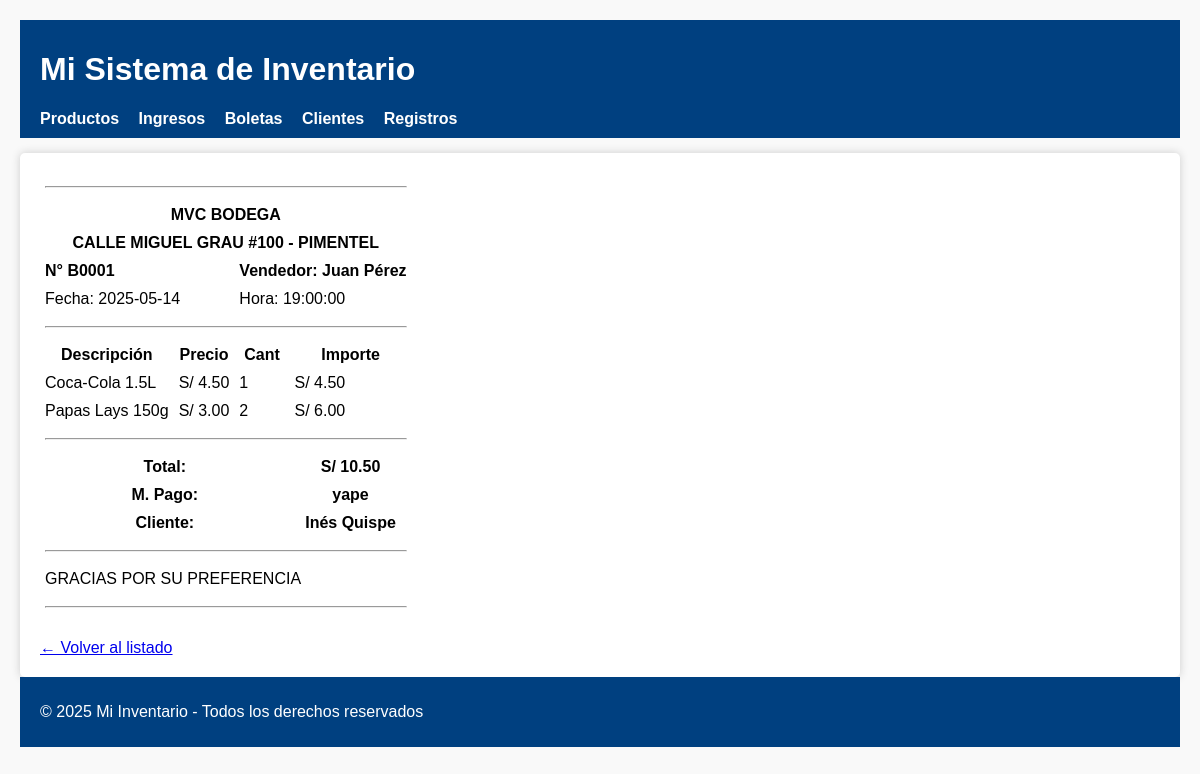
Screenshot of /?controller=boleta&action=show&id=1 with the database file from the repository.
### tables this page shows
CREATE TABLE boletas (
    id INT AUTO_INCREMENT PRIMARY KEY,
    numero_boleta VARCHAR(20) NOT NULL,
    fecha DATETIME NOT NULL DEFAULT CURRENT_TIMESTAMP,
    vendedor VARCHAR(100) NOT NULL,
    cliente_id INT,
    tipo_pago ENUM('efectivo', 'transferencia', 'yape') NOT NULL,
    total DECIMAL(10,2) NOT NULL,
    pagado BOOLEAN DEFAULT TRUE,
    FOREIGN KEY (cliente_id) REFERENCES clientes(id) ON DELETE SET NULL
);

CREATE TABLE detalles_boleta (
    id INT AUTO_INCREMENT PRIMARY KEY,
    boleta_id INT NOT NULL,
    producto_id INT NOT NULL,
    cantidad INT NOT NULL,
    importe DECIMAL(10,2) NOT NULL,
    FOREIGN KEY (boleta_id) REFERENCES boletas(id) ON DELETE CASCADE,
    FOREIGN KEY (producto_id) REFERENCES productos(id) ON DELETE CASCADE
);

CREATE TABLE productos (
    id INT AUTO_INCREMENT PRIMARY KEY,
    categoria VARCHAR(100) NOT NULL,
    descripcion TEXT NOT NULL,
    precio DECIMAL(10,2) NOT NULL,
    cantidad_existente INT NOT NULL DEFAULT 0
);

CREATE TABLE clientes (
    id INT AUTO_INCREMENT PRIMARY KEY,
    nombre VARCHAR(100) NOT NULL,
    telefono VARCHAR(20),
    direccion TEXT
);

### controllers/BoletaController.php (called while the page is built, shortened)
<?php
require_once BASE_PATH . '\models\Boleta.php';
class BoletaController
{
    private $boleta;
    public function __construct()
    {
        $database = new Database();
        $this->db = $database->conectar();
        $this->boleta = new Boleta($this->db);
    }
    public function show()
    {
        $id = $_GET['id'] ?? null;
        $boleta = $this->boleta->getBoleta($id);
        $detalle = $this->boleta->getDetalleBoleta($id);
        require BASE_PATH . '/views/boletas/show.php';
        require BASE_PATH . '/views/layout.php';
    }
}

### config/database.php (called while the page is built, shortened)
<?php
class Database
{
    private $host = "localhost";
    private $db_name = "inventario_app";
    private $username = "root";
    private $password = "";
    public function conectar()
    {
        $this->conn = null;
        try {
            $this->conn = new PDO("mysql:host={$this->host};dbname={$this->db_name};charset=utf8mb4", $this->username, $this->password);
            $this->conn->setAttribute(PDO::ATTR_ERRMODE, PDO::ERRMODE_EXCEPTION);
        } catch (PDOException $exception) {
            echo "Error de conexión: " . $exception->getMessage();
        }
        return $this->conn;
    }
}

### models/Boleta.php (called while the page is built, shortened)
<?php
require_once BASE_PATH . '/models/BaseModel.php';
class boleta extends BaseModel
{
    public function getBoleta(string $idBoleta)
    {
        $query = "SELECT b.id, b.numero_boleta AS numero, b.fecha, b.vendedor, c.nombre AS cliente, b.tipo_pago, b.total FROM boletas b LEFT JOIN clientes c ON b.cliente_id = c.id WHERE b.id = {$idBoleta}";
        return $this->fetchAllQuery($query)[0];
    }
    public function getDetalleBoleta(string $boleta_id)
    {
        $query = "SELECT p.descripcion AS producto, p.precio, d.cantidad, d.importe FROM detalles_boleta d INNER JOIN productos p ON p.id = d.producto_id WHERE d.boleta_id = {$boleta_id}";
        return $this->fetchAllQuery($query);
    }
}

### models/BaseModel.php (called while the page is built, shortened)
<?php class BaseModel
{
    public $db;
    public function __construct($db)
    {
        $this->db = $db;
    }
    protected function fetchAllQuery(string $sql, array $params = []): array
    {
        $stmt = $this->db->prepare($sql);
        $stmt->execute($params);
        return $stmt->fetchAll(PDO::FETCH_ASSOC);
    }
}

### views/boletas/show.php (the view)
<table cellpadding='5' cellspacing='0'>
    <tr>
        <td colspan="4">
            <hr>
        </td>
    </tr>
    <tr>
        <th colspan="4">MVC BODEGA</th>
    </tr>
    <tr>
        <th colspan="4">CALLE MIGUEL GRAU #100 - PIMENTEL</th>
    </tr>
    <tr>
        <td colspan="2"><b>N° <?= htmlspecialchars($boleta['numero']) ?></b></td>
        <?php
        [$fecha, $hora] = explode(' ', $boleta['fecha']);;
        ?>
        <td colspan="2"><b>Vendedor: <?= htmlspecialchars($boleta['vendedor']) ?></b></td>
    </tr>
    <tr>
        <td colspan="2">Fecha: <?= htmlspecialchars($fecha) ?></td>
        <td colspan="2">Hora: <?= htmlspecialchars($hora) ?></td>
    </tr>
    <tr>
        <td colspan="4">
            <hr>
        </td>
    </tr>
    <tr>
        <th>Descripción</th>
        <th>Precio</th>
        <th>Cant</th>
        <th>Importe</th>
    </tr>
    <?php if (!empty($detalle)): ?> <?php foreach ($detalle as $item): ?>
            <tr>
                <td><?= htmlspecialchars($item['producto']) ?></td>
                <td>S/ <?= number_format($item['precio'], 2) ?></td>
                <td><?= htmlspecialchars($item['cantidad']) ?></td>
                <td>S/ <?= number_format($item['importe'], 2) ?></td>
            </tr>
        <?php endforeach ?>
    <?php else: ?>
        <tr>
            <td colspan="4">Sin productos registrados.</td>
        </tr>
    <?php endif ?>
    <tr>
        <td colspan="4">
            <hr>
        </td>
    </tr>
    <tr>
        <th colspan="3">Total:</th>
        <th> S/ <?= number_format($boleta['total'], 2) ?></th>
    </tr>
    <tr>
        <th colspan="3">M. Pago:</th>
        <th> <?= htmlspecialchars($boleta['tipo_pago']) ?></th>
    </tr>
    <tr>
        <th colspan="3">Cliente:</th>
        <th> <?= htmlspecialchars($boleta['cliente'] ?? '--') ?></th>
    </tr>
    <tr>
        <td colspan="4">
            <hr>
        </td>
    </tr>
    <tr>
        <td colspan="4">GRACIAS POR SU PREFERENCIA</td>
    </tr>
    <tr>
        <td colspan="4">
            <hr>
        </td>
    </tr>
</table>
<br>
<div>
    <a href="?controller=boleta&action=index">← Volver al listado</a>
</div>

### views/layout.php (style rules this page uses)
body { font-family: Arial, sans-serif; margin: 20px; background-color: #f9f9f9; }

### rows the page displays
boletas: numero_boleta "B0001", vendedor "Juan Pérez", total "10.50", tipo_pago "yape", cliente.nombre "Inés Quispe"
detalles_boleta: producto.descripcion "Coca-Cola 1.5L", producto.precio "4.50", cantidad "1", importe "4.50"
detalles_boleta: producto.descripcion "Papas Lays 150g", producto.precio "3.00", cantidad "2", importe "6.00"

### other values shown
$fecha "2025-05-14"
$hora "19:00:00"
